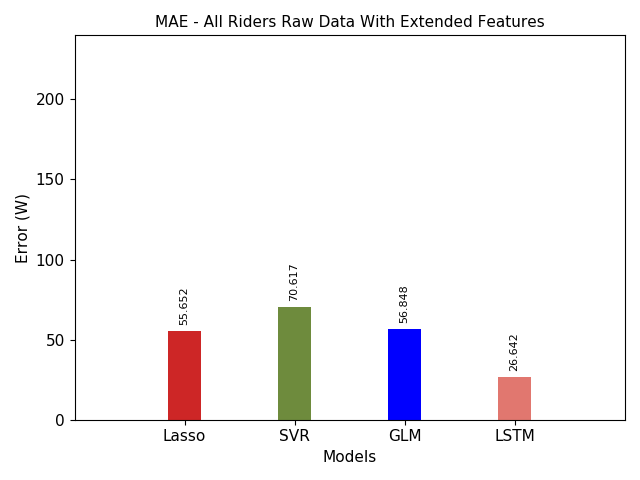

Write Python code to recreate this figure.
import numpy as np
import pandas as pd
import matplotlib.pyplot as plt

lasso = 55.651671719551864
svr= 70.61665833974207
glm = 56.84752134062958
lstm = 26.641799081553426
strava = 163.5409733124019
             

error = [lasso,svr,glm,lstm] #,strava

X=np.arange(1,5) #6
plt.axis([0,5,0,240]) #6
bar1=plt.bar(X, error, color=['#CD2626','#6E8B3D','Blue','#e1776f'], width = 0.3) #'#a62b65'
plt.xticks(X,['Lasso','SVR','GLM','LSTM'], fontsize=11) #,'Strava'
plt.yticks(fontsize=11)
#print(max(svr_min_rmse_sensor))
#plt.ylim((0,max(max(svr_min_rmse_sensor))))

for i,v in enumerate(error):
    plt.text(bar1[i].get_xy()[0] +.1 , v+5, str(round(v,3)),rotation=90,color='black',fontsize=8)
    
plt.title('MAE - All Riders Raw Data With Extended Features',fontsize=11)
plt.ylabel('Error (W)',fontsize=11)
plt.xlabel('Models',fontsize=11)
plt.tight_layout()
plt.savefig('plot_alldata_mae_ext.png')

plt.show()
